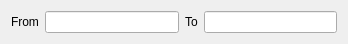
<?xml version="1.0" encoding="UTF-8"?>
<ui version="4.0">
 <class>IntFilterWidget</class>
 <widget class="QWidget" name="IntFilterWidget">
  <property name="geometry">
   <rect>
    <x>0</x>
    <y>0</y>
    <width>348</width>
    <height>38</height>
   </rect>
  </property>
  <property name="windowTitle">
   <string>Form</string>
  </property>
  <layout class="QHBoxLayout" name="horizontalLayout">
   <item>
    <widget class="QLabel" name="fromLabel">
     <property name="text">
      <string>From</string>
     </property>
    </widget>
   </item>
   <item>
    <widget class="QLineEdit" name="fromEdit"/>
   </item>
   <item>
    <widget class="QLabel" name="toLable">
     <property name="text">
      <string>To</string>
     </property>
    </widget>
   </item>
   <item>
    <widget class="QLineEdit" name="toEdit"/>
   </item>
  </layout>
 </widget>
 <resources/>
 <connections/>
</ui>
